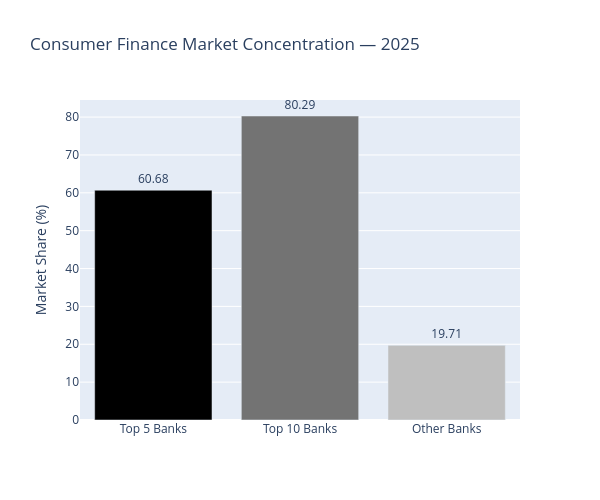

Notebook code cell kept with this figure:
### Markdown cell above
#### Calculate bank-wise YoY growth

### Code cell
# Calculate market share of all banks
latest["Market_Share_%"] = (
    latest["Consumer_Finance_PKR_Bn"] /
    latest["Consumer_Finance_PKR_Bn"].sum()
) * 100

# Calculate concentration of top banks
top_5_share = latest.nlargest(5, "Consumer_Finance_PKR_Bn")["Market_Share_%"].sum()
top_10_share = latest.nlargest(10, "Consumer_Finance_PKR_Bn")["Market_Share_%"].sum()

other_banks_share = 100 - top_10_share

concentration = pd.DataFrame({
    "Category": ["Top 5 Banks", "Top 10 Banks", "Other Banks"],
    "Market Share (%)": [
        top_5_share,
        top_10_share,
        other_banks_share
    ]
})

fig = px.bar(
    concentration,
    x="Category",
    y="Market Share (%)",
    text_auto=".2f",
    title="Consumer Finance Market Concentration — 2025",
    color="Category",
    color_discrete_sequence=["#000000", "#737373", "#BFBFBF"]
)


fig.update_layout(
    width=600,
    height=500,
    showlegend=False,
    yaxis_title="Market Share (%)",
    xaxis_title=""
)

fig.update_traces(
    textposition="outside"
)

fig.show()

print(f"Top 5 Banks Market Share: {top_5_share:.2f}%")
print(f"Top 10 Banks Market Share: {top_10_share:.2f}%")
print(f"Other Banks Market Share: {other_banks_share:.2f}%")

### Figure 1 — Plotly figure (JSON) as saved in the notebook; plotly's stock layout.template omitted (floating-point values rounded to 4 significant figures)
{"data": [{"hovertemplate": "Category=%{x}<br>Market Share (%)=%{y}<extra></extra>", "legendgroup": "Top 5 Banks", "marker": {"color": "#000000", "pattern": {"shape": ""}}, "name": "Top 5 Banks", "orientation": "v", "showlegend": true, "textposition": "outside", "texttemplate": "%{y:.2f}", "type": "bar", "x": ["Top 5 Banks"], "xaxis": "x", "y": [60.68], "yaxis": "y"}, {"hovertemplate": "Category=%{x}<br>Market Share (%)=%{y}<extra></extra>", "legendgroup": "Top 10 Banks", "marker": {"color": "#737373", "pattern": {"shape": ""}}, "name": "Top 10 Banks", "orientation": "v", "showlegend": true, "textposition": "outside", "texttemplate": "%{y:.2f}", "type": "bar", "x": ["Top 10 Banks"], "xaxis": "x", "y": [80.29], "yaxis": "y"}, {"hovertemplate": "Category=%{x}<br>Market Share (%)=%{y}<extra></extra>", "legendgroup": "Other Banks", "marker": {"color": "#BFBFBF", "pattern": {"shape": ""}}, "name": "Other Banks", "orientation": "v", "showlegend": true, "textposition": "outside", "texttemplate": "%{y:.2f}", "type": "bar", "x": ["Other Banks"], "xaxis": "x", "y": [19.71], "yaxis": "y"}], "layout": {"barmode": "relative", "height": 500, "legend": {"title": {"text": "Category"}, "tracegroupgap": 0}, "showlegend": false, "title": {"text": "Consumer Finance Market Concentration — 2025"}, "width": 600, "xaxis": {"anchor": "y", "categoryarray": ["Top 5 Banks", "Top 10 Banks", "Other Banks"], "categoryorder": "array", "domain": [0, 1], "title": {"text": ""}}, "yaxis": {"anchor": "x", "domain": [0, 1], "title": {"text": "Market Share (%)"}}}}
